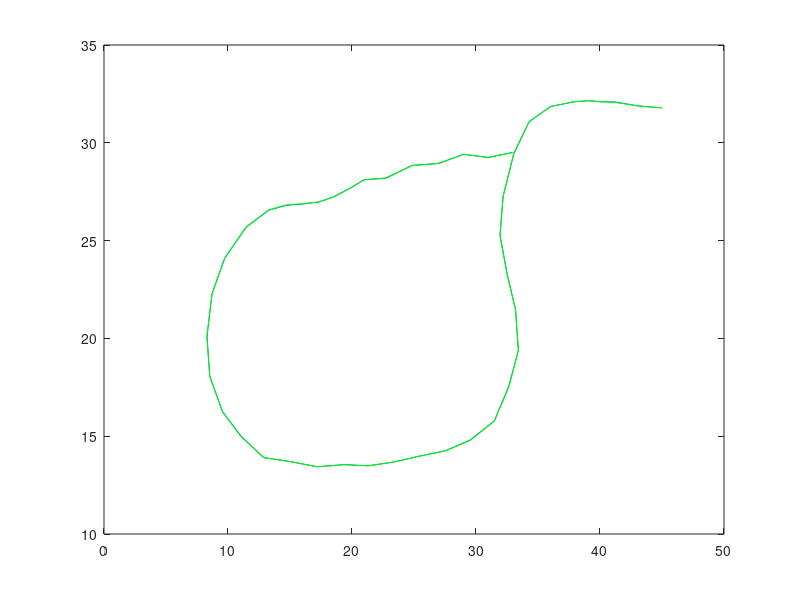
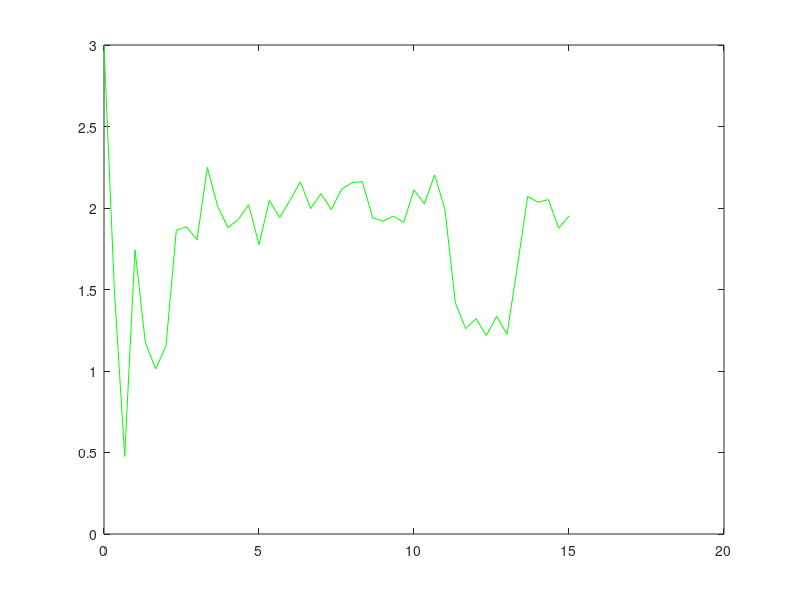
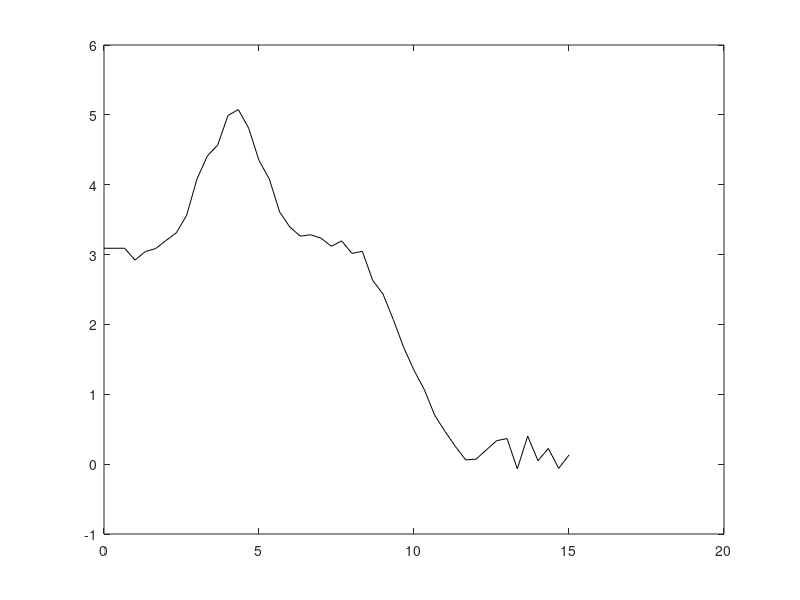

These figures' MATLAB source, in order:
%% Project 1
% -------------------------
% CMPE 245 - Spring, 2016
% Chien-Pin Chen
% 05/26/2016
% MATLAB script for Project 1
% --------------------------
clear all;

% setting prediction function


% read the measurement data
z_k = load('XYData_cm.csv'); %xlsread('XYData_cm.csv'); % another functio to use: dataset

plot( z_k(:,1), z_k(:,2));

%%  EKF
T = 1/3;   % 30 frames per sec, data are acquired per 10 frames

% f = [x3*cos(x4); x3*sin(x4); 0; 0];
% phi = [0, 0, cos(x4), -x3*sin(x4);
%      0, 0, sin(x4), x3*cos(x4);
%      0, 0, 0, 0;
%      0, 0, 0, 0];

b = [0 0 1 1]';
ga = [0 0 0 0;
      0 0 0 0;
      0 0 1 0;
      0 0 0 1];

H = [1 0 0 0;
     0 1 0 0];
R = [12.25 0;
     0 12.25]; % do we get this ?? or guess by ourself

Q = 12.25^2;
 
% setting initial x_0, P_0  
x0 = z_k(1,1);
y0 = z_k(1,2);
v0 = 3;     % (z_k(2,1)-z_k(1,1)) / 0.3 
theta0 = atan2( (z_k(2,2)-z_k(1,2)), (z_k(2,1)-z_k(1,1))  );

Ex0 = [ x0 y0 v0 theta0 ]';   %

P11 = 12.25*1;    % var{x}
P22 = P11;    % var{y}
P33 = P11;    % var{v}
P44 = (180/pi)*2*P11;    % var{theta}
P12 = 0;
P13 = P11;
P14 = P11;
P23 = 0;
P24 = P11;
P34 = 0;

Px0 =[P11 P12 P13 P14;
      P12 P22 P23 P24;
      P13 P23 P33 P34;
      P14 P24 P34 P44];

% array to storge E{x_k} and P_k after update 
Ex_k = zeros(4, length(z_k)+1);
P_k = zeros(4, 4, length(z_k)+1);

% Use Extend Kalman Filter (EKF)
Ex_k(:,1) = Ex0; %[Ex0; Edx0; Ebeta0];
P_k(:,:,1) = Px0; %[P11 P12 P13;
                   % P12 P22 P23;
                   % P13 P23 P33];

X_in = [x0; y0; v0; theta0; 
        P11; P22; P33; P44; 
        P12; P13; P14; P23;
        P24; P34];
    
% extra array to collect all result from ode45
tot_T=[0];
tot_X=X_in';

for k = 1 : length(z_k)
    % prediction
    % Continued method
%     [t, solXs] = ode45(@dPredictFunc, [(k-1)*T k*T], X_in);
%     solX = solXs(end,:)';
%     Ex_k(:,k+1) = [solX(1);  solX(2); solX(3); (solX(4))];
% 
%     P_k(:,:,k+1) = [solX(5)  solX(9)  solX(10) solX(11); 
%                  solX(9)  solX(6)  solX(12) solX(13);
%                  solX(10) solX(12) solX(7)  solX(14);
%                  solX(11) solX(13) solX(14) solX(8)];
    
    % Discrete method
    x3 = Ex_k(3, k);
    x4 = Ex_k(4, k);
    f = [x3*cos(x4); x3*sin(x4); 0; 0];  % ? is this correct?
    phi = [0, 0, cos(x4), -x3*sin(x4);   % ? is this correct?
         0, 0, sin(x4), x3*cos(x4);
         0, 0, 1, 0;
         0, 0, 0, 1];
    Ex_k(:, k+1) = Ex_k(:, k)+f;         % ? is this correct?
    P_k(:,:,k+1) = phi*P_k(:,:,k)*phi'+ ga*Q*ga';
    
    % observation
    H = [1 0 0 0;
         0 1 0 0];
    
    %update K and P(+)
    K = P_k(:,:,k+1) * H'* inv(H*P_k(:,:,k+1)*H'+R);
    P_k(:,:,k+1) = (eye(4) - K*H)*P_k(:,:,k+1);
    Ex_k(:,k+1) = Ex_k(:,k+1) + K*(z_k(k,:)' - H*Ex_k(:,k+1));
    
    X_in = [Ex_k(1,k+1); Ex_k(2,k+1); Ex_k(3,k+1); (Ex_k(4,k+1)); 
            P_k(1,1,k+1); P_k(2,2,k+1); P_k(3,3,k+1); P_k(4,4,k+1);
            P_k(1,2,k+1); P_k(1,3,k+1); P_k(1,4,k+1); P_k(2,3,k+1);
            P_k(2,4,k+1); P_k(3,4,k+1)];
    
    % collecting all ode results
%     tot_T = cat(1, tot_T, t(2:end));
%     tot_X = cat(1, tot_X, solXs(2:end, :));
%     if k == 45
%         break;
%     end
end

% ploting measurement x_m and the EKF estimated x(t)
t = (0: T: T* length(z_k));

hold on
plot(Ex_k(1,:),Ex_k(2,:), 'g');
% plot(tot_X(:,1),tot_X(:,2), 'r')
% figure
% plot(tot_T,tot_X(:,3), 'g')
% figure
% plot(tot_T,tot_X(:,4), 'k')

figure
plot(t, Ex_k(3,:), 'g')
figure
plot(t, Ex_k(4,:), 'k')
